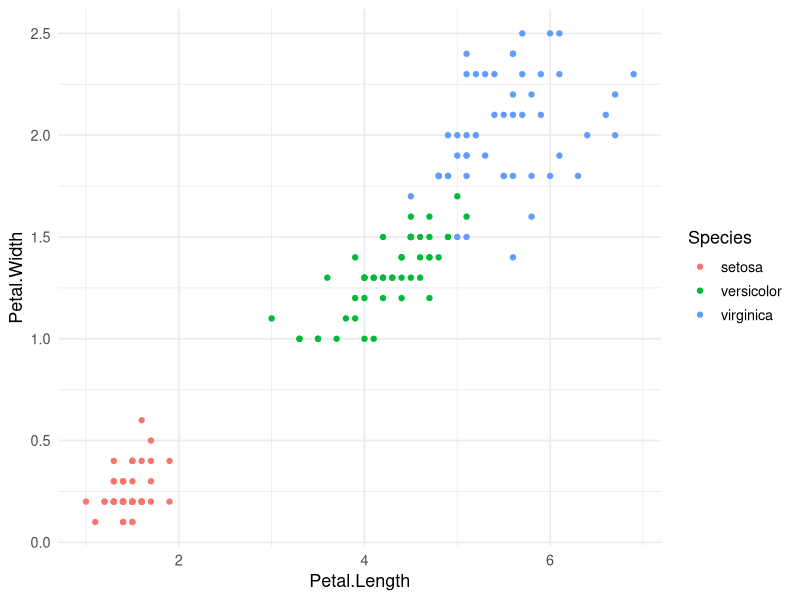
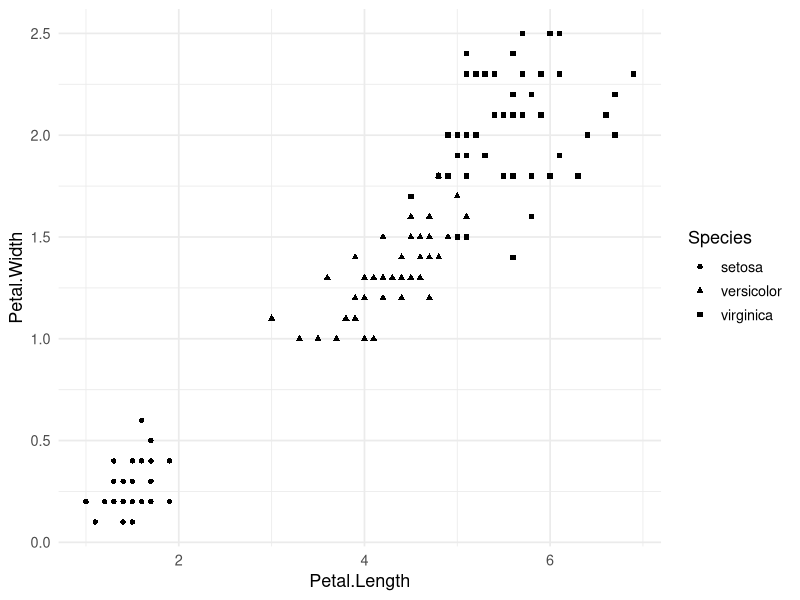
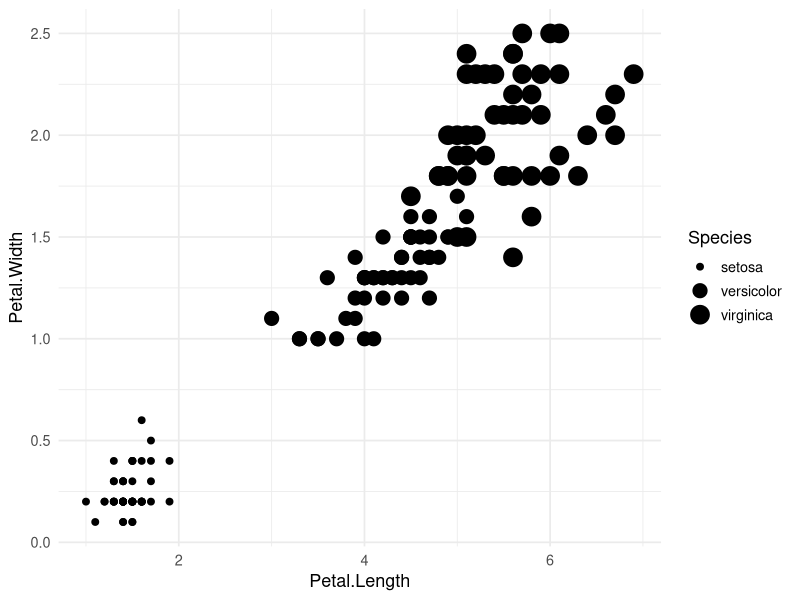
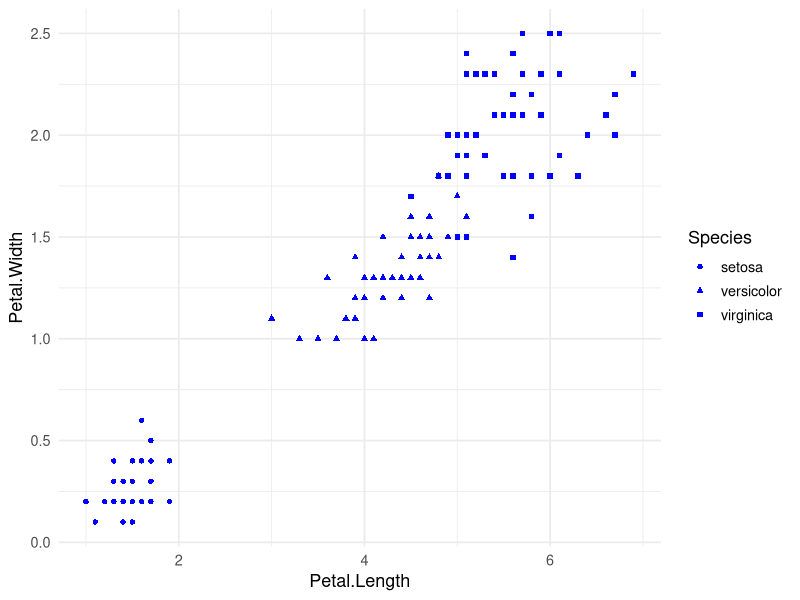
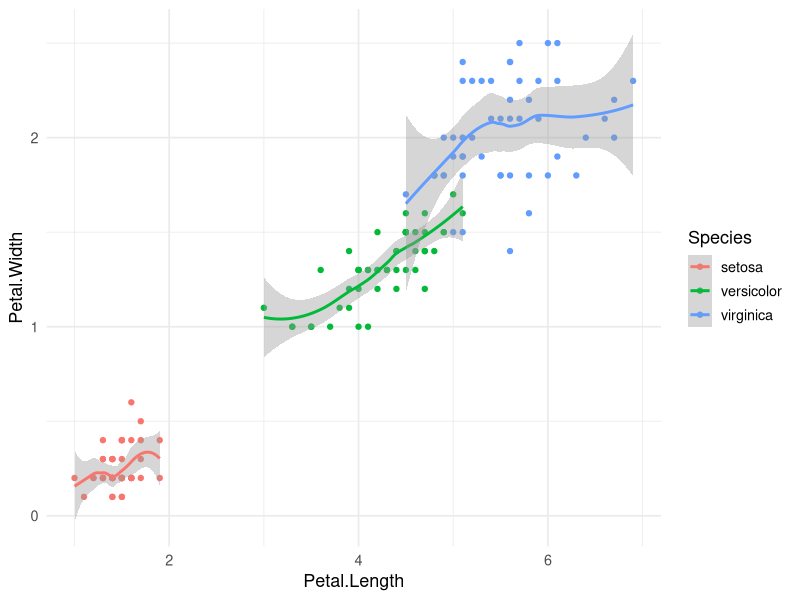
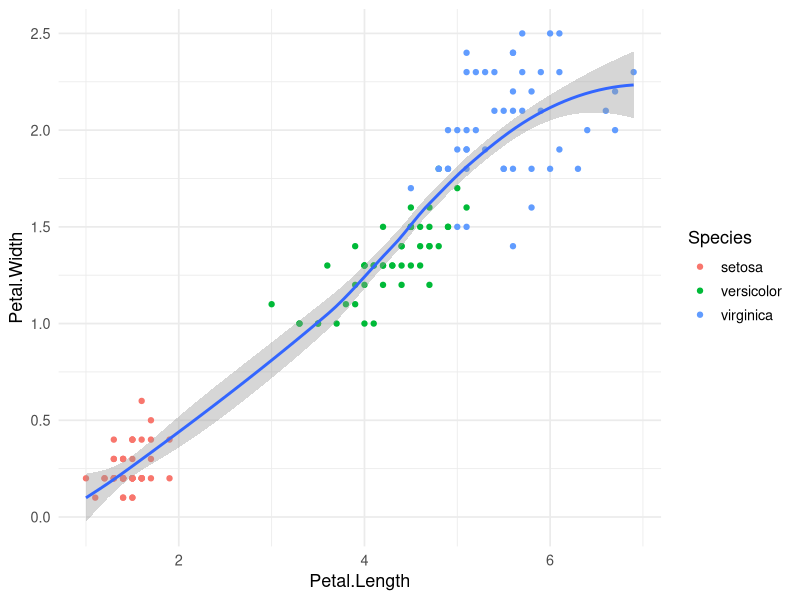
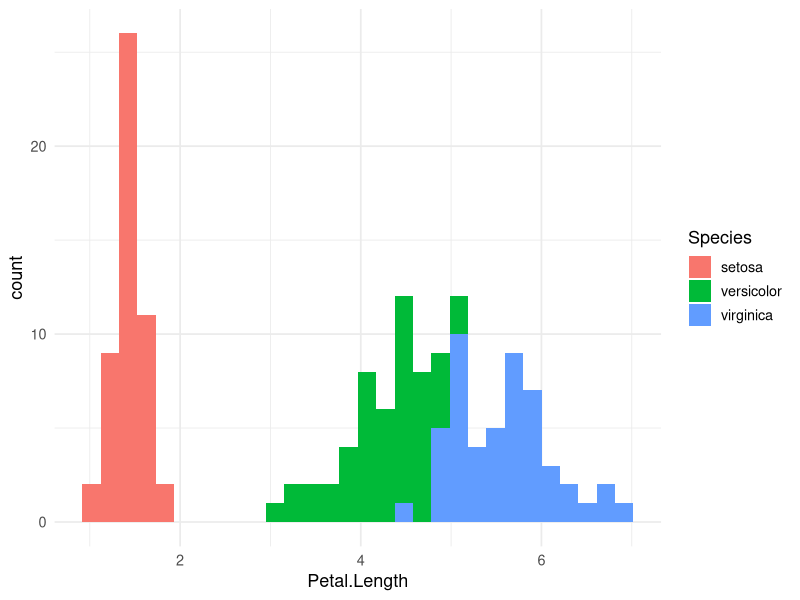
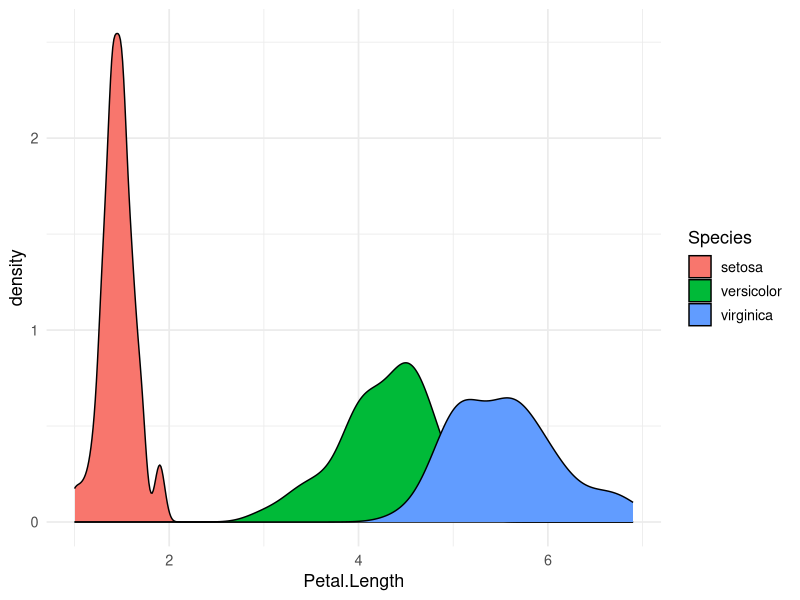

Recreate these plots in R, in order.
## ---- chunk 1
knitr::opts_chunk$set(echo = TRUE, eval = TRUE, message = TRUE, cache = FALSE)
knitr::opts_knit$set(root.dir = here::here("content/codeclub/S05E09"))
## ---- chunk 2
# If you don't have the tidyverse installed, first do so as follows:
# install.packages("tidyverse")
## ---- chunk 3
library(tidyverse)
## ---- chunk 4
# - Overview of themes: https://ggplot2.tidyverse.org/reference/ggtheme.html
# - The default base_size is 11, setting to 13 will make any text larger
theme_set(theme_minimal(base_size = 13))
## ---- chunk 5
head(iris)
## ---- chunk 6
# Recall: wrapping code inside "aes()" conveys that we are mapping aesthetics
ggplot(data = iris,
       mapping = aes(x = Petal.Length, y = Petal.Width, color = Species)) +
  geom_point()
## ---- chunk 7
ggplot(data = iris,
       mapping = aes(x = Petal.Length, y = Petal.Width, shape = Species)) +
  geom_point()
## ---- chunk 8
ggplot(data = iris,
       mapping = aes(x = Petal.Length, y = Petal.Width, size = Species)) +
  geom_point()
## ---- chunk 9
ggplot(data = iris,
       mapping = aes(x = Petal.Length, y = Petal.Width, shape = Species)) +
  geom_point(color = "blue")
## ---- chunk 10
ggplot(data = iris,
       mapping = aes(x = Petal.Length, y = Petal.Width, color = Species)) +
  geom_point() +
  geom_smooth()
## ---- chunk 11
ggplot(data = iris,
       mapping = aes(x = Petal.Length, y = Petal.Width)) +
  geom_point(mapping = aes(color = Species)) +
  geom_smooth()
## ---- chunk 12
ggplot(data = iris,
       mapping = aes(x = Petal.Length, fill = Species)) +
  geom_histogram()
## ---- chunk 13
ggplot(data = iris,
       mapping = aes(x = Petal.Length, fill = Species)) +
  geom_density()
## ---- chunk 14
ggplot(data = iris,
       mapping = aes(y = Petal.Length, x = Species, fill = Species)) +
  geom_boxplot()
## ---- chunk 15
ggplot(data = iris,
       mapping = aes(y = Petal.Length, x = Species, fill = Species)) +
  geom_violin()
## ---- chunk 16
library(ggridges)

ggplot(data = iris,
       mapping = aes(x = Sepal.Length, y = Species, fill = Species)) +
  geom_density_ridges()
## ---- chunk 17
head(mpg)
## ---- chunk 18
ggplot(data = mpg,
       mapping = aes(x = hwy, y = drv, fill = drv)) +
  geom_density_ridges()
## ---- chunk 19
ggplot(data = mpg,
       mapping = aes(x = hwy, y = drv, fill = drv)) +
  geom_density_ridges(alpha = 0.5)
## ---- chunk 20
ggplot(data = mpg,
       mapping = aes(x = hwy, y = drv, fill = drv, color = drv)) +
  geom_density_ridges(alpha = 0.5)
## ---- chunk 21
ggplot(data = mpg,
       mapping = aes(x = hwy, y = drv, fill = drv, color = drv)) +
  geom_density_ridges(alpha = 0.5, show.legend = FALSE)
## ---- chunk 22
ggplot(data = mpg) + 
  geom_point(mapping = aes(x = displ, y = hwy, color = "blue"))
## ---- chunk 23
ggplot(data = mpg) + 
  geom_point(mapping = aes(x = displ, y = hwy),
             color = "blue")
## ---- chunk 24
ggplot(data = mpg) + 
  geom_point(mapping = aes(x = displ, y = hwy, color = displ < 5))
## ---- chunk 25
mpg$displ < 5
